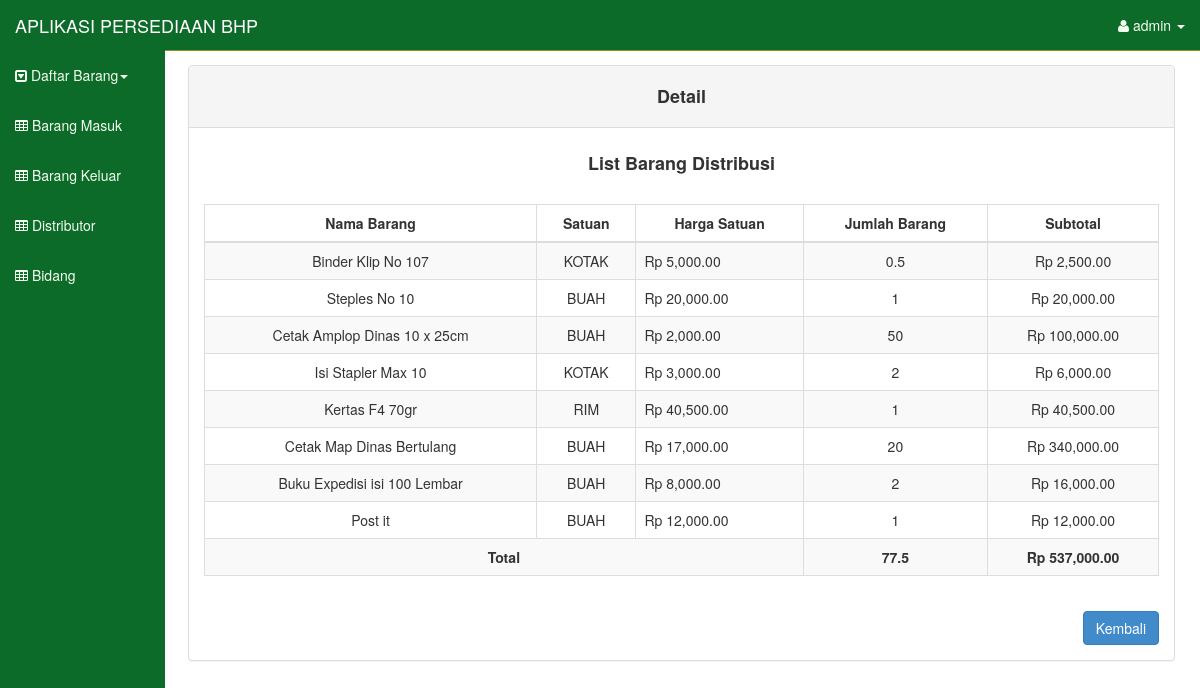
The app's page /index.php?page=detail&id_dist=DIST03 (signed in) with its own data.
### tables this page shows
CREATE TABLE IF NOT EXISTS `dtl_distribusi` (
  `id_distribusi` varchar(50) NOT NULL,
  `tgl_dist` date NOT NULL,
  `nama_distribusi` varchar(500) NOT NULL,
  `nama_barang` varchar(500) NOT NULL,
  `barang_keluar` float NOT NULL,
  `satuan` varchar(50) NOT NULL,
  `harga_satuan` float NOT NULL,
  `stok_sisa` float NOT NULL,
  `keterangan` varchar(500) NOT NULL,
  KEY `id_distribusi` (`id_distribusi`)
);

### views/list_bk.php (the view, shortened to what this page needs)
<div class="panel panel-default">
<div class="panel-heading"><center><h4><b>Detail</b></h4></center></div>
	<div class="panel-body">
			<form class="form-horizontal" method="post" action="">
		<div class="form-group">
			<center><h4><label>List Barang Distribusi</label></h4></center>
		</div>
	<div class="form-group">
		<div class="col-sm-12">
            <div class="table-responsive">
            <form class="form-horizontal" method="post" action="">
              <table class="table table-bordered table-hover table-striped" align="center">
                <thead>
                  <tr>
                    <th style="text-align: center">Nama Barang</th>
                    <th style="text-align: center">Satuan</th>
                    <th style="text-align: center">Harga Satuan</th>
                    <th style="text-align: center">Jumlah Barang</th>
                    <th style="text-align: center">Subtotal</th>
                  </tr>
                </thead>
                <tbody>
<?php
$id = $_GET['id_dist'];
$get = mysql_query("select * from dtl_distribusi where id_distribusi = '$id'");
$total = 0;
$total_harga = 0;
while ($data =mysql_fetch_array($get))
{
$subtotal = $data['barang_keluar'];
$total = $total + $subtotal;
$subharga = $data['harga_satuan']*$data['barang_keluar'];
$total_harga = $total_harga + $subharga;?>
				<tr>
                <td style="text-align: center"><?php echo $data['nama_barang'] ?></td>
                <td style="text-align: center"><?php echo $data['satuan'] ?></td>
                <td><?php echo 'Rp '.number_format($data['harga_satuan'],2)?></td>
                <td style="text-align: center"><?php echo $data['barang_keluar']  ?></td>
                <td style="text-align: center"><?php echo 'Rp '.number_format($subharga,2)?></td>
                </tr><?php
}
?>
				<tr>
				<td colspan="3" style="text-align: center"><b>Total</b></td>
				<td style="text-align: center"><b><?php echo $total?></b></td>
				<td style="text-align: center"><b><?php echo 'Rp '.number_format($total_harga,2) ?></b></td>
				</tr>
                </tbody>
                </table>
                </div>
                </div>
                </div>
    		<div class="col-sm-13" align="right">
            <a href="?page=list_dis" class="btn btn-primary">Kembali</a>
            </div>
            </form>
				</div>
				</div>

### assets/css/sb-admin.css (style rules this page uses)
body { margin-top: 50px; }

### index.php (style rules this page uses)
.panel { margin-left: -2px !important; }

### records on screen
dtl_distribusi: nama_barang "Binder Klip No 107", satuan "KOTAK", harga_satuan "5,000.00", barang_keluar "0.5", subharga "2,500.00"
dtl_distribusi: nama_barang "Steples No 10", satuan "BUAH", harga_satuan "20,000.00", barang_keluar "1", subharga "20,000.00"
dtl_distribusi: nama_barang "Cetak Amplop Dinas 10 x 25cm", satuan "BUAH", harga_satuan "2,000.00", barang_keluar "50", subharga "100,000.00"
dtl_distribusi: nama_barang "Isi Stapler Max 10", satuan "KOTAK", harga_satuan "3,000.00", barang_keluar "2", subharga "6,000.00"
dtl_distribusi: nama_barang "Kertas F4 70gr", satuan "RIM", harga_satuan "40,500.00", barang_keluar "1", subharga "40,500.00"
dtl_distribusi: nama_barang "Cetak Map Dinas Bertulang", satuan "BUAH", harga_satuan "17,000.00", barang_keluar "20", subharga "340,000.00"
dtl_distribusi: nama_barang "Buku Expedisi isi 100 Lembar", satuan "BUAH", harga_satuan "8,000.00", barang_keluar "2", subharga "16,000.00"
dtl_distribusi: nama_barang "Post it", satuan "BUAH", harga_satuan "12,000.00", barang_keluar "1", subharga "12,000.00"

### other values on screen
$_SESSION['user'] "admin"
$total "77.5"
$total_harga "537,000.00"
